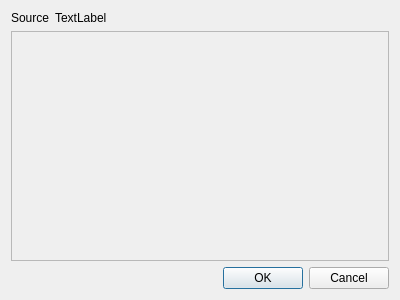
<?xml version="1.0" encoding="UTF-8"?>
<ui version="4.0">
 <class>GGChoseConnectionSlotDlg</class>
 <widget class="QDialog" name="GGChoseConnectionSlotDlg">
  <property name="geometry">
   <rect>
    <x>0</x>
    <y>0</y>
    <width>400</width>
    <height>300</height>
   </rect>
  </property>
  <property name="windowTitle">
   <string>Dialog</string>
  </property>
  <layout class="QVBoxLayout" name="verticalLayout">
   <item>
    <layout class="QHBoxLayout" name="horizontalLayout" stretch="0,1">
     <item>
      <widget class="QLabel" name="label">
       <property name="text">
        <string notr="true">Source</string>
       </property>
      </widget>
     </item>
     <item>
      <widget class="QLabel" name="lblSourceName">
       <property name="text">
        <string notr="true">TextLabel</string>
       </property>
      </widget>
     </item>
    </layout>
   </item>
   <item>
    <widget class="GGConnectionListEditorWidget" name="wgtConnections">
     <property name="widgetResizable">
      <bool>true</bool>
     </property>
     <widget class="QWidget" name="scrollAreaWidgetContents">
      <property name="geometry">
       <rect>
        <x>0</x>
        <y>0</y>
        <width>386</width>
        <height>237</height>
       </rect>
      </property>
     </widget>
    </widget>
   </item>
   <item>
    <widget class="QDialogButtonBox" name="buttonBox">
     <property name="orientation">
      <enum>Qt::Horizontal</enum>
     </property>
     <property name="standardButtons">
      <set>QDialogButtonBox::Cancel|QDialogButtonBox::Ok</set>
     </property>
    </widget>
   </item>
  </layout>
 </widget>
 <customwidgets>
  <customwidget>
   <class>GGConnectionListEditorWidget</class>
   <extends>QScrollArea</extends>
   <header>ui/components/ggconnectionlisteditorwidget.h</header>
   <container>1</container>
  </customwidget>
 </customwidgets>
 <resources/>
 <connections>
  <connection>
   <sender>buttonBox</sender>
   <signal>accepted()</signal>
   <receiver>GGChoseConnectionSlotDlg</receiver>
   <slot>accept()</slot>
   <hints>
    <hint type="sourcelabel">
     <x>248</x>
     <y>254</y>
    </hint>
    <hint type="destinationlabel">
     <x>157</x>
     <y>274</y>
    </hint>
   </hints>
  </connection>
  <connection>
   <sender>buttonBox</sender>
   <signal>rejected()</signal>
   <receiver>GGChoseConnectionSlotDlg</receiver>
   <slot>reject()</slot>
   <hints>
    <hint type="sourcelabel">
     <x>316</x>
     <y>260</y>
    </hint>
    <hint type="destinationlabel">
     <x>286</x>
     <y>274</y>
    </hint>
   </hints>
  </connection>
 </connections>
</ui>
